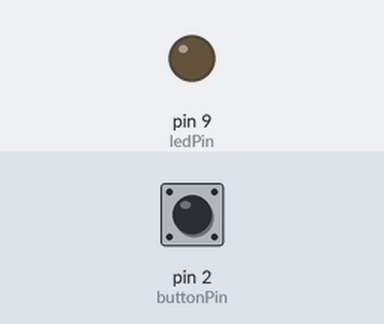
Simulated run of this sketch. Board: Arduino Uno, built with avr-gcc and run on an emulated ATmega328P. On the bench: output pins drawn as LEDs (lit = HIGH). The inputs (shaded band) are chosen by the test bench; at power-on: pin 2 (buttonPin) HIGH.

Above: at 1.2 s.
1.3 s: pin 2 (buttonPin) pulled LOW for 0.15 s
At 2.2 s:
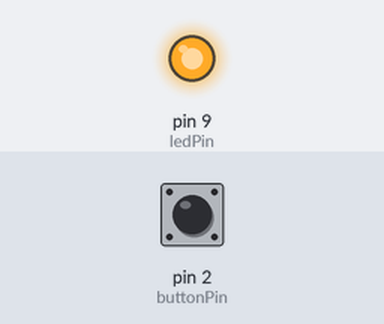
3.0 s: pin 2 (buttonPin) pulled LOW for 1 s
At 3.5 s:
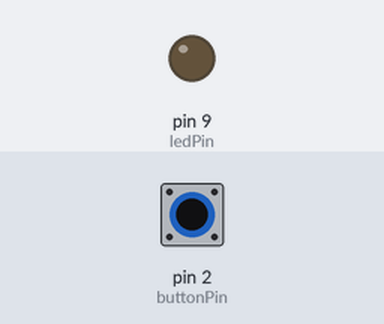
5.5 s: pin 2 (buttonPin) pulled LOW for 3.2 s
At 6.6 s:
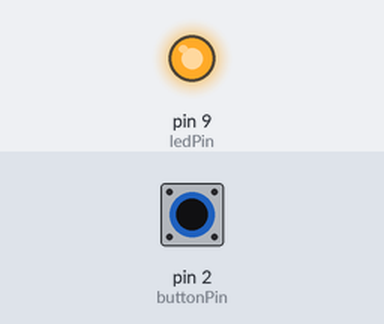
Timing chart, 0 to 8.5 s (numbered marks = the images above; inputs shaded):
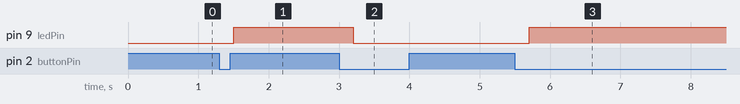

The sketch:

buttonled.ino
```cpp
const int buttonPin = 2;
const int ledPin = 9;
bool ledState = false;

void setup() {
  pinMode(buttonPin, INPUT_PULLUP);
  pinMode(ledPin, OUTPUT);
}

void loop() {
  if (digitalRead(buttonPin) == LOW) {
    delay(200);
    ledState = !ledState;
    digitalWrite(ledPin, ledState);
    while (digitalRead(buttonPin) == LOW);
  }
}
```

Measured:
- after the input at 1.3 s, pin 9 (ledPin): LOW → HIGH after 0.20 s
- after the input at 3.0 s, pin 9 (ledPin): HIGH → LOW after 0.20 s
- after the input at 5.5 s, pin 9 (ledPin): LOW → HIGH after 0.20 s
